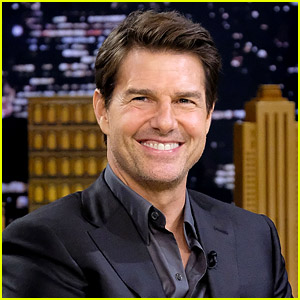
#> input picture tom.jpg, 300 x 300 px, given in place of the camera
$ python face_controller.py
#> lines starting #> are read from the running program, lines starting #| are printed output that depends on the picture; after the words box and inside, x2 and y2 are one past the last pixel; in counts of white or black regions, pixels touching at a corner belong together
import cv2
import numpy as np

def blur_simples(image, factor=2):
    (h,w) = image.shape[:2]
    kh = int(h/factor)
    kw = int(w/factor)
    if kh%2 == 0:
        kh-=1
    if kw%2 == 0:
        kw-=1
    return cv2.GaussianBlur(image, (kh,kw), 0)

def blur_pixels(image, blocks=10):
    (h,w) = image.shape[:2]
    step_x = np.linspace(0,w, blocks+1, dtype=np.int32)
    step_y = np.linspace(0,h, blocks+1, dtype="int")

    for y in range(len(step_y)-1):
        for x in range(len(step_x)-1):
            sx = step_x[x]
            sy = step_y[y]
            ex = step_x[x+1]
            ey = step_y[y+1]

            (B, G, R) = cv2.mean(image[sy:ey, sx:ex])[:3]
            cv2.rectangle(image, (sx, sy), (ex,ey), (B, G, R), -1)
    return image

face_cascade = cv2.CascadeClassifier(cv2.data.haarcascades + 'haarcascade_frontalface_default.xml')
cap = cv2.VideoCapture(0)
ret, img = cap.read()
#> img is the input picture: shape (300, 300, 3); mean B, G, R 56.3, 68.2, 84.1
(ih, iw) = img.shape[:2]
#> ih = 300; iw = 300
coord_x = np.linspace(0, iw, 4, dtype=np.int32)
#> coord_x = [0, 100, 200, 300]
coord_y = np.linspace(0, ih, 4, dtype=np.int32)
#> coord_y = [0, 100, 200, 300]
while ret:
    gray = cv2.cvtColor(img, cv2.COLOR_BGR2GRAY)
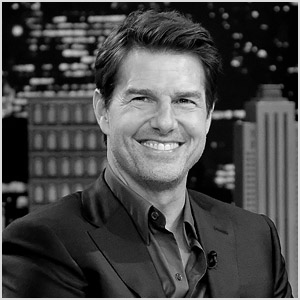
#> gray: shape (300, 300); min 0, max 253, mean 71.6
    faces = face_cascade.detectMultiScale(img, 1.3, 5)
#> faces = [[107, 56, 115, 115]]
    for(x, y, w, h) in faces:
        cv2.rectangle(img, (x,y), (x+w,y+h), (0,0,255), 3)
#> this loop made 1 pass
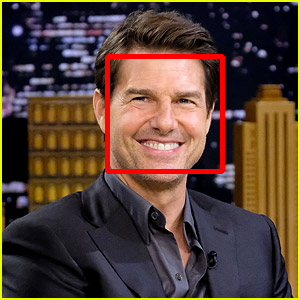
#> img: shape (300, 300, 3); 2.54% of pixels changed, all inside (x1, y1, x2, y2) = (105, 54, 225, 174)
    cv2.line(img, (coord_x[1], 0), (coord_x[1], ih) , (0,0,0), 2)
    cv2.line(img, (coord_x[2], 0), (coord_x[2], ih) , (0,0,0), 2)
    cv2.line(img, (0, coord_y[1]), (iw, coord_y[1]), (0,0,0), 2)
    cv2.line(img, (0, coord_y[2]), (iw, coord_y[2]), (0,0,0), 2)
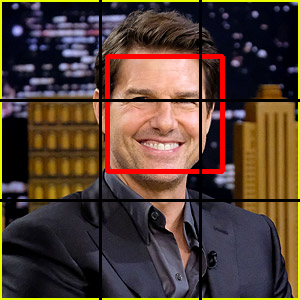
#> img: shape (300, 300, 3); mean B, G, R 52.1, 63.3, 84.1
    cv2.imshow("Video", img)
    ret, img = cap.read()
    if cv2.waitKey(1) & 0xFF == ord('q'):
#> (key q is pressed here)
        break
cap.release()
cv2.destroyAllWindows()


# End
